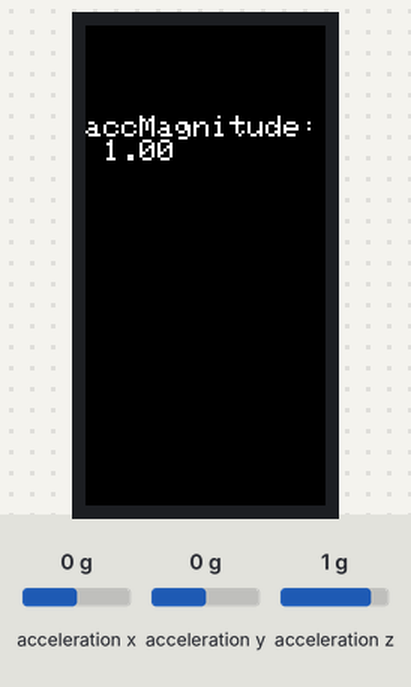
Recording of a program running on a simulated ESP32. Shown: 80×160 colour display. Inputs (shaded band) come from the test bench; at power-on: acceleration x 0 g, acceleration y 0 g, acceleration z 1 g. WiFi joins after 1.5 s; servers stay silent unless stated; what the program prints to the serial monitor is not drawn.

Above: at 2.8 s.
2.9 s: acceleration x set to -1.4 g
At 4.1 s:
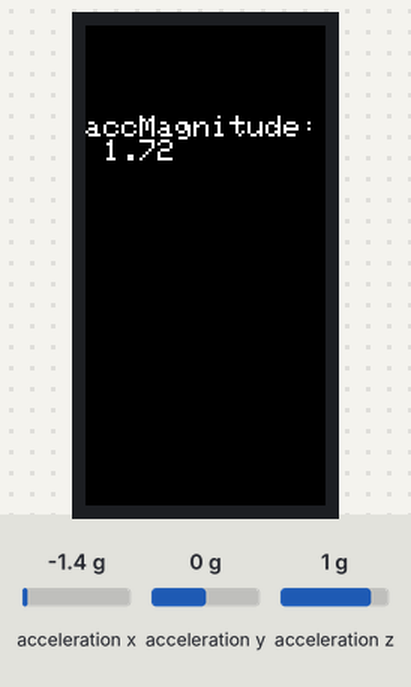
4.4 s: acceleration y set to -1.4 g
At 5.5 s:
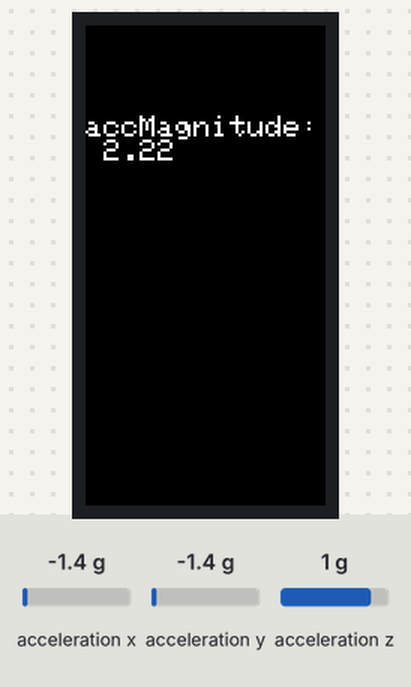
5.9 s: acceleration z set to -1.4 g
At 6.8 s:
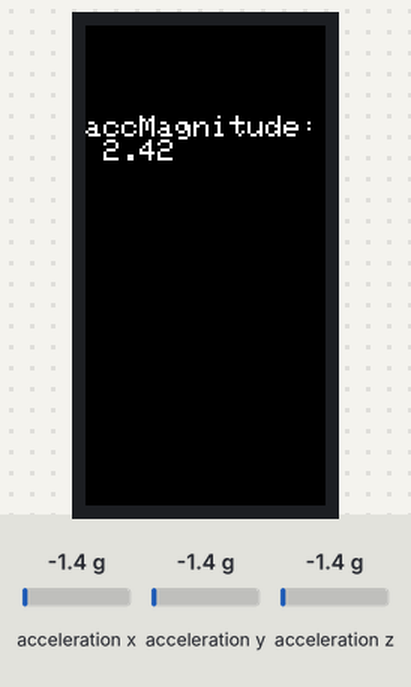
7.4 s: acceleration x set to -0.8 g
At 8.2 s:
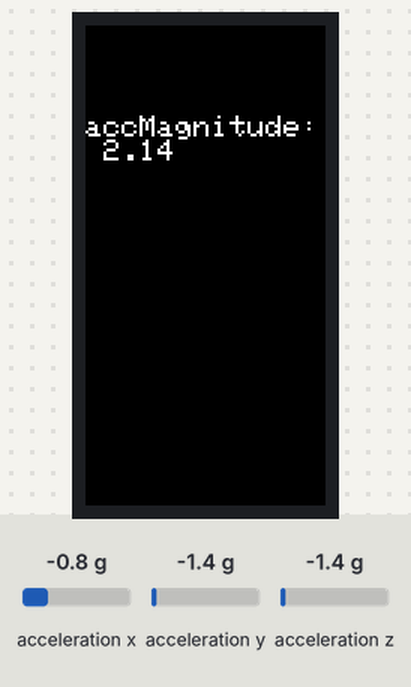
Timing chart, 0 to 9.9 s (numbered marks = the images above; inputs shaded):
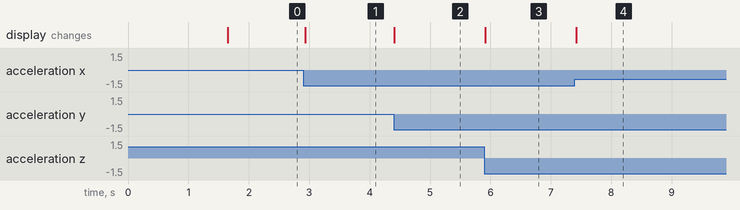

Measured:
- after the input at 2.9 s, the display: changes at once (image 1)
- after the input at 4.4 s, the display: changes at once (image 2)
- after the input at 5.9 s, the display: changes at once (image 3)
- after the input at 7.4 s, the display: changes at once (image 4)

The program:

main.cpp
```cpp
#include <M5StickC.h>
#include <WiFi.h>
#include <HTTPClient.h>


float accX, accY, accZ;
bool potentialFallDetected = false;
unsigned long fallStartTime = 0;
const unsigned long minFallTime = 400;  // Adjusted minimum time in milliseconds to consider a fall
const unsigned long maxFallTime = 1500; // Adjusted maximum time in milliseconds to confirm the fall
const float impactThreshold = 2.0;      // Increased impact threshold for fall detection
const float fallThreshold = 1.5;        // More sensitive threshold to start fall detection
unsigned long nextPrintTime = 0;
const unsigned long printInterval = 200; // Interval for printing in milliseconds

unsigned int fallCount = 0; //for debugging purposes

//wifi
const char* ssid       = "wifi-ssid";
const char* password   = "wifi-password";
const char* apiEndpoint = "https://server-endpoint/api/fall-detection";
void connectToWiFi(); // Function declaration
void callFallApiEndpoint(); // Function declaration


void setup() {
  M5.begin();
  M5.IMU.Init();
  M5.IMU.getAres();
  connectToWiFi();
}

void loop() {
  M5.IMU.getAccelData(&accX, &accY, &accZ);

  float accMagnitude = sqrt(accX * accX + accY * accY + accZ * accZ);

  M5.Lcd.setCursor(0, 30);
  M5.Lcd.printf("accMagnitude: %.2f", accMagnitude);

  unsigned long currentTime = millis();


  // if (currentTime >= nextPrintTime) {

  //   nextPrintTime = currentTime + printInterval; // Schedule the next print
  // }

  if (accMagnitude < fallThreshold && !potentialFallDetected) {
    potentialFallDetected = true;
    fallStartTime = currentTime;
  } else if (potentialFallDetected) {
    unsigned long elapsedFallTime = currentTime - fallStartTime;

    if (accMagnitude > impactThreshold && elapsedFallTime >= minFallTime && elapsedFallTime <= maxFallTime) {
      //debugging
      // Serial.print("Fall Detected! Number: ");
      // Serial.println(fallCount); // Use println to end the line, making it easier to read
      // fallCount++;

      M5.Lcd.setCursor(0, 0);
      M5.Lcd.printf("Fall detected!");
      M5.Lcd.fillScreen(RED);
      delay(3000);
      M5.Lcd.fillScreen(BLACK);
      callFallApiEndpoint();
      potentialFallDetected = false;
    } else if (elapsedFallTime > maxFallTime || accMagnitude > fallThreshold) {
      // Reset fall detection if conditions are not met within the time window
      potentialFallDetected = false;
    }
  }

  // testing
  // if (accMagnitude > impactThreshold || accMagnitude < fallThreshold) {
  //   Serial.print("Fall Detected! Number: ");
  //   Serial.println(fallCount); // Use println to end the line, making it easier to read
  //   fallCount++;
  // }

  delay(30);
}

void connectToWiFi() {
  Serial.print("Connecting to WiFi..");
  WiFi.begin(ssid, password);
  while (WiFi.status() != WL_CONNECTED) {
    delay(500);
    Serial.print(".");
  }
  Serial.println("");
  Serial.println("WiFi connected");
  // Serial.println("IP address: ");
  // Serial.println(WiFi.localIP());
}

void callFallApiEndpoint() {
  if(WiFi.status() == WL_CONNECTED) {
      HTTPClient http;
      http.begin(apiEndpoint);
      http.addHeader("Content-Type", "application/json");
      String jsonBodyData = "{\"deviceId\": \"9f13890e-d3a8-4f2c-8ca0-d320553b86e8\"}";
      int httpResponseCode = http.POST(jsonBodyData); // Send the POST request

      // If the POST request was successful, httpResponseCode will be positive
      if (httpResponseCode > 0) {
        String response = http.getString(); // Get the response to the request
        Serial.println(httpResponseCode); // Print the response code
        Serial.println(response); // Print the response
      } else {
        Serial.print("Error on sending POST: ");
        Serial.println(httpResponseCode);
      }

      http.end(); // Close connection
  } else {
    //here should be the logic for handling falls that happened on an unconnected device
    Serial.println("Error in WiFi connection");
  }
}
```
